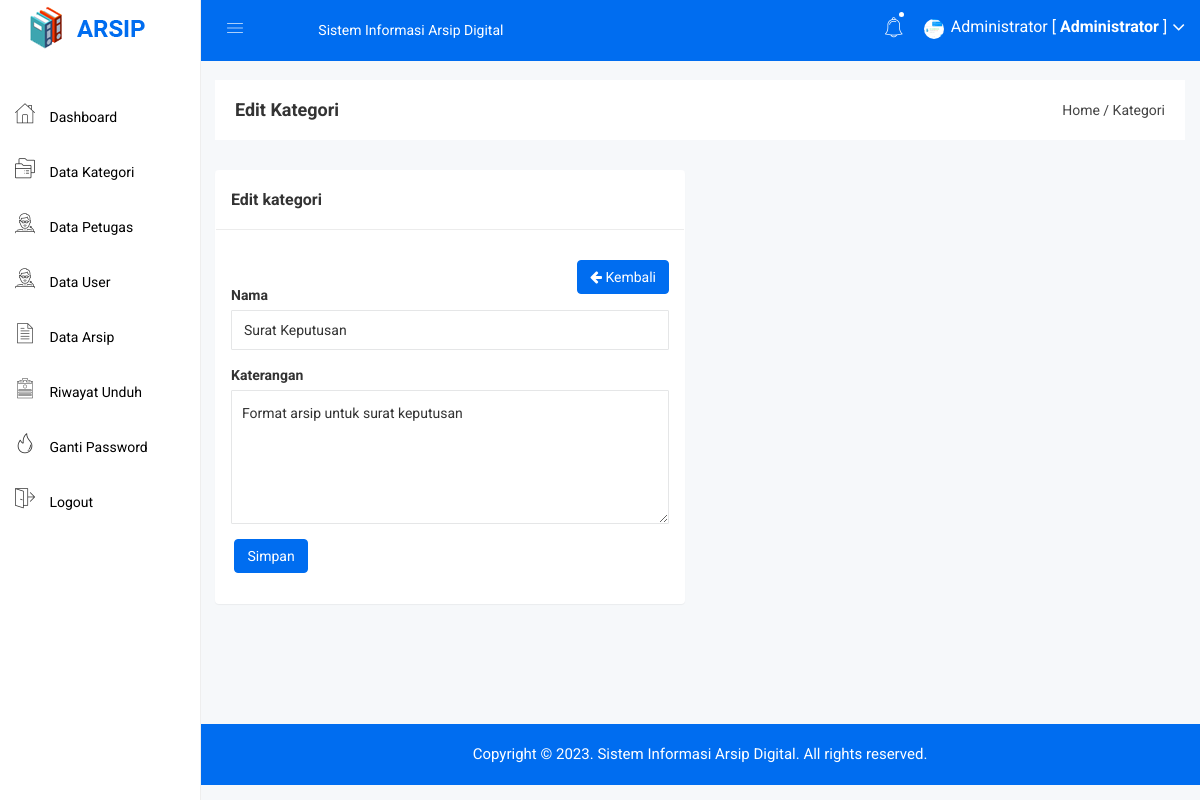
Page /admin/kategori_edit.php?id=3 (signed in) on the committed database.
### tables this page shows
CREATE TABLE `kategori` (
  `kategori_id` int(11) NOT NULL,
  `kategori_nama` varchar(255) NOT NULL,
  `kategori_keterangan` text NOT NULL
);

### admin/kategori_edit.php (the view, shortened to what this page needs)
<?php include 'header.php'; ?>
<div class="breadcome-area">
    <div class="container-fluid">
        <div class="row">
            <div class="col-lg-12 col-md-12 col-sm-12 col-xs-12">
                <div class="breadcome-list">
                    <div class="row">
                        <div class="col-lg-6 col-md-6 col-sm-6 col-xs-12">
                            <div class="breadcome-heading">
                                <h4 style="margin-bottom: 0px">Edit Kategori</h4>
                            </div>
                        </div>
                        <div class="col-lg-6 col-md-6 col-sm-6 col-xs-12">
                            <ul class="breadcome-menu" style="padding-top: 0px">
                                <li><a href="#">Home</a> <span class="bread-slash">/</span></li>
                                <li><span class="bread-blod">Kategori</span></li>
                            </ul>
                        </div>
                    </div>
                </div>
            </div>
        </div>
    </div>
</div>
<div class="container-fluid">
    <div class="row">
        <div class="col-lg-6">
            <div class="panel panel">
                <div class="panel-heading">
                    <h3 class="panel-title">Edit kategori</h3>
                </div>
                <div class="panel-body">
                    <div class="pull-right">
                        <a href="kategori.php" class="btn btn-primary"><i class="fa fa-arrow-left"></i> Kembali</a>
                    </div>
                    <br>
                    <br>
                    <?php
                    $id = $_GET['id'];
                    $data = mysqli_query($koneksi, "select * from kategori where kategori_id='$id'");
                    while($d = mysqli_fetch_array($data)){
                        ?>
                        <form method="post" action="kategori_update.php">
                            <div class="form-group">
                                <label>Nama</label>
                                <input type="text" class="form-control" name="nama" required="required" value="<?php echo $d['kategori_nama']; ?>">
                            </div>
                            <div class="form-group">
                                <label>Katerangan</label>
                                <textarea class="form-control" name="keterangan" required="required"><?php echo $d['kategori_keterangan']; ?></textarea>
                            </div>
                            <div class="form-group">
                                <input type="submit" class="btn btn-primary" value="Simpan">
                            </div>
                        </form>
                        <?php
                    }
                    ?>
                </div>
            </div>
        </div>
    </div>
</div>
<?php include 'footer.php'; ?>

### admin/header.php (shortened to what this page needs)
<!doctype html>
<html>
<head>
    <link rel="stylesheet" href="../assets/css/bootstrap.min.css">
    <link rel="stylesheet" href="../assets/css/font-awesome.min.css">
    <link rel="stylesheet" href="../assets/css/owl.carousel.css">
    <link rel="stylesheet" href="../assets/css/owl.theme.css">
    <link rel="stylesheet" href="../assets/css/owl.transitions.css">
    <link rel="stylesheet" href="../assets/css/animate.css">
    <link rel="stylesheet" href="../assets/css/normalize.css">
    <link rel="stylesheet" href="../assets/css/meanmenu.min.css">
    <link rel="stylesheet" href="../assets/css/main.css">
    <link rel="stylesheet" href="../assets/css/educate-custon-icon.css">
    <link rel="stylesheet" href="../assets/css/morrisjs/morris.css">
    <link rel="stylesheet" href="../assets/css/scrollbar/jquery.mCustomScrollbar.min.css">
    <link rel="stylesheet" href="../assets/css/metisMenu/metisMenu.min.css">
    <link rel="stylesheet" href="../assets/css/metisMenu/metisMenu-vertical.css">
    <link rel="stylesheet" href="../assets/css/calendar/fullcalendar.min.css">
    <link rel="stylesheet" href="../assets/css/calendar/fullcalendar.print.min.css">
    <link rel="stylesheet" href="../assets/style.css">
    <link rel="stylesheet" href="../assets/css/responsive.css">
    <link rel="stylesheet" href="../assets/css/style.css">
    <link rel="stylesheet" type="text/css" href="../assets/js/DataTables/datatables.css">
    <?php
    include '../koneksi.php';
    ?>
</head>
<body>
    <div class="left-sidebar-pro">
        <nav id="sidebar" class="">
            <div class="sidebar-header">
                <a href="index.php"><img class="main-logo" src="../assets/img/logo/logo.png" alt="" /></a>
            </div>
            <div class="left-custom-menu-adp-wrap comment-scrollbar">
                <nav class="sidebar-nav left-sidebar-menu-pro" style="margin-top: 30px">
                    <ul class="metismenu" id="menu1">
                        <li class="active">
                            <a href="index.php">
                                <span class="educate-icon educate-home icon-wrap"></span>
                                <span class="mini-click-non">Dashboard</span>
                            </a>
                        </li>
                        <li>
                            <a href="kategori.php" aria-expanded="false"><span class="educate-icon educate-course icon-wrap sub-icon-mg" aria-hidden="true"></span> <span class="mini-click-non">Data Kategori</span></a>
                        </li>
                        <li>
                            <a href="petugas.php" aria-expanded="false"><span class="educate-icon educate-professor icon-wrap sub-icon-mg" aria-hidden="true"></span> <span class="mini-click-non">Data Petugas</span></a>
                        </li>
                        <li>
                            <a href="user.php" aria-expanded="false"><span class="educate-icon educate-professor icon-wrap sub-icon-mg" aria-hidden="true"></span> <span class="mini-click-non">Data User</span></a>
                        </li>
                        <li>
                            <a href="arsip.php" aria-expanded="false"><span class="educate-icon educate-data-table icon-wrap sub-icon-mg" aria-hidden="true"></span> <span class="mini-click-non">Data Arsip</span></a>
                        </li>
                        <li>
                            <a href="riwayat.php" aria-expanded="false"><span class="educate-icon educate-form icon-wrap sub-icon-mg" aria-hidden="true"></span> <span class="mini-click-non">Riwayat Unduh</span></a>
                        </li>
                        <li>
                            <a href="gantipassword.php" aria-expanded="false"><span class="educate-icon educate-danger icon-wrap sub-icon-mg" aria-hidden="true"></span> <span class="mini-click-non">Ganti Password</span></a>
                        </li>
                        <li>
                            <a href="logout.php" aria-expanded="false"><span class="educate-icon educate-pages icon-wrap sub-icon-mg" aria-hidden="true"></span> <span class="mini-click-non">Logout</span></a>
                        </li>
                    </ul>
                </nav>
            </div>
        </nav>
    </div>
    <div class="all-content-wrapper">
        <div class="container-fluid">
            <div class="row">
                <div class="col-lg-12 col-md-12 col-sm-12 col-xs-12">
                    <div class="logo-pro">
                        <a href="index.php"><img class="main-logo" src="../assets/img/logo/logo.png" alt="" /></a>
                    </div>
                </div>
            </div>
        </div>
        <div class="header-advance-area">
            <div class="header-top-area">
                <div class="container-fluid">
                    <div class="row">
                        <div class="col-lg-12 col-md-12 col-sm-12 col-xs-12">
                            <div class="header-top-wraper">
                                <div class="row">
                                    <div class="col-lg-1 col-md-0 col-sm-12 col-xs-12">
                                        <div class="menu-switcher-pro">
                                            <button type="button" id="sidebarCollapse" class="btn bar-button-pro header-drl-controller-btn btn-info navbar-btn">
                                                <i class="educate-icon educate-nav"></i>
                                            </button>
                                        </div>
                                    </div>
                                    <div class="col-lg-5 col-md-6 col-sm-12 col-xs-12">
                                        <div class="header-top-menu tabl-d-n">
                                            <ul class="nav navbar-nav mai-top-nav">
                                                <li class="nav-item"><a href="#" class="nav-link">Sistem Informasi Arsip Digital</a></li>
                                            </ul>
                                        </div>
                                    </div>
                                    <div class="col-lg-6 col-md-6 col-sm-12 col-xs-12">
                                        <div class="header-right-info">
                                            <ul class="nav navbar-nav mai-top-nav header-right-menu">
                                                <li class="nav-item">
                                                    <a href="#" data-toggle="dropdown" role="button" aria-expanded="false" class="nav-link dropdown-toggle"><i class="educate-icon educate-bell" aria-hidden="true"></i><span class="indicator-nt"></span></a>
                                            </li>
                                            <li class="nav-item">
                                                <a href="#" data-toggle="dropdown" role="button" aria-expanded="false" class="nav-link dropdown-toggle">
                                                    <?php
                                                    $id_admin = $_SESSION['id'];
                                                    $profil = mysqli_query($koneksi,"select * from admin where admin_id='$id_admin'");
                                                    $profil = mysqli_fetch_assoc($profil);
                                                    if($profil['admin_foto'] == ""){
                                                      ?>
                                                      <img src="../gambar/sistem/user.png" style="width: 20px;height: 20px">
                                                  <?php }else{ ?>
                                                    <img src="../gambar/admin/<?php echo $profil['admin_foto'] ?>" style="width: 20px;height: 20px">
                                                <?php } ?>
                                                <span class="admin-name"><?php echo $_SESSION['nama']; ?> [ <b>Administrator</b> ]</span>
                                                <i class="fa fa-angle-down edu-icon edu-down-arrow"></i>
                                            </a>
                                        </li>
                                    </ul>
                                </div>
                            </div>
                        </div>
                    </div>
                </div>
            </div>
        </div>
    </div>
</div>

### assets/css/main.css (style rules this page uses)
html { color: #222; font-size: 1em; line-height: 1.4; }
audio, canvas, iframe, img, svg, video { vertical-align: middle; }
textarea { resize: vertical; }

### assets/css/metisMenu/metisMenu-vertical.css (style rules this page uses)
.sidebar-nav { background: #fff; }
.sidebar-nav ul { padding: 0; margin: 0; list-style: none; background: #f5f5f5; }
.sidebar-nav .metismenu { background: #fff; display: -webkit-box; display: -ms-flexbox; display: flex; -webkit-box-orient: vertical; -webkit-box-direction: normal; -ms-flex-direction: column; flex-direction: column; }
.sidebar-nav .metismenu li + li { margin-top: 5px; }
.sidebar-nav .metismenu li:last-child { margin-bottom: 5px; }
.sidebar-nav .metismenu > li { display: -webkit-box; display: -ms-flexbox; display: flex; -webkit-box-orient: vertical; -webkit-box-direction: normal; -ms-flex-direction: column; flex-direction: column; position: relative; }
.sidebar-nav .metismenu a { position: relative; display: block; padding: 13px 15px; color: #444; outline-width: 0; transition: all .3s ease-out; font-size:16px; font-weight:400; }
.sidebar-nav .metismenu li .icon-wrap { margin-right:5px; font-size:20px; color:#303030; }
.sidebar-nav .metismenu li .sub-icon-mg { margin-right:5px; font-size:16px; }

### assets/css/style.css (style rules this page uses)
.btn-primary { background: #006df0; color: white !important; border: 1px solid #006df0; }
.panel-heading { padding: 20px 15px; border-bottom: 1px solid #ececec; }
.sidebar-nav .metismenu a { position: relative; display: block; padding: 13px 15px; color: #000; outline-width: 0; transition: all .3s ease-out; font-size: 14px; font-weight: 400; }
.sidebar-nav .metismenu a > .icon-wrap { font-size: 20px; margin-right: 11px; }
#sidebar { border-right: 1px solid #eee; }
.all-content-wrapper { min-height: 500px; }

### rows in the picture
kategori: nama "Surat Keputusan", keterangan "Format arsip untuk surat keputusan"

### other values in the picture
$_SESSION['nama'] "Administrator"
